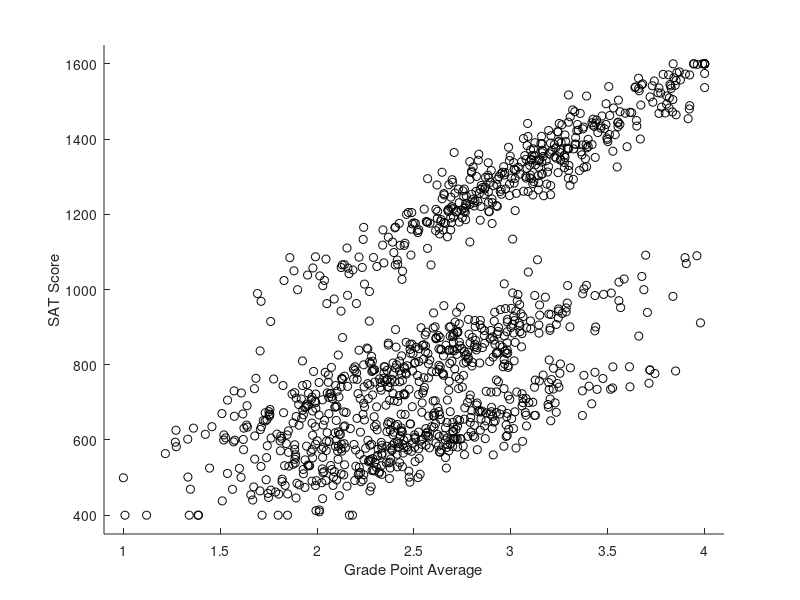

Reproduce this figure in MATLAB. (Note: this script raises an error after producing the figure.)
% Generate example/test data for a mixed effects model.
%
% Premise: A scientist wants to test if SAT score is correlated with high
% school GPA.  She has collected data from 120 students attending 3 high
% schools in St. Louis: Jennings (a public high school plagues by poverty),
% Gateway Science Academy (a charter school), and Burroughs (an elite
% college prep school). Due to data being collected during the COVID-19
% pandemic, students attended school using Zoom, Google Meet, Microsoft
% Teams, or in-person.
%
% GPA ranges from 1.0 to 4.0 with an average of about 3.0.
% SAT scores range from 400 (lowest possible score) to 1600 (perfect).
% Both are (supposed) to be normally distributed.

%% Generate the Data

% Number of students.
% Must be evenly divisible by 3 schools.
n = 100 * 12;

% Generate GPAs.
gpa = normrnd(2.5,0.5,n,1);
gpa(gpa < 1) = 1;
gpa(gpa > 4) = 4;

% Split students into 3 high schools.
school = zeros(n,3);
school(1:(n/3), 1) = 1; % Jennings
school((n/3+1):(2*n/3), 2) = 1; % Gateway
school((2*n/3+1):n, 3) = 1; % Burroughs

% Simulate some overall relationship between SAT score and GPA.
intercept = 300;
slope = 200;
sat = intercept + gpa .* slope;

% Mix in the effect of school.
% Comment/uncomment to simulate random intercept, random slope, or random
% intercept + slope models.
school_intercept = [-75; 75; 300];
%school_intercept = [0; 0; 0];
school_slope = [-50; -30; 80];
%school_slope = [0; 0; 0];
sat = sat + school * school_intercept + school.*gpa * school_slope;

% Adjust the "true" slope and intercept to reflect the average cluster
% contributions.
intercept = intercept + mean(school_intercept);
slope = slope + mean(school_slope);

% The GPA of students at Burroughs is inflated.
% This makes the fixed effects only estimate biased.
gpa(school(:,3) == 1) = gpa(school(:,3) == 1) + 0.5;
gpa(gpa > 4) = 4;

% Add in homoskedastic error.
sat = sat + normrnd(0, 50, n, 1);

% Clip data to range of possible SAT scores.
sat(sat < 400) = 400;
sat(sat > 1600) = 1600;

%% Fixed Effects Model (GPA only)

model_fixed = struct;

% The observations are SAT score.
Y = sat;
model_fixed.Y = Y;

% Construct fixed effects design matrix.
X = [ones(n,1), gpa];
model_fixed.X = X;

% Fit the fixed effects model.
model_fixed.B = pinv(X)*Y;

% Find the standard errors.
model_fixed.SE = sqrt(diag(pinv(X)*pinv(X)'*sum((Y-X*model_fixed.B).^2)/size(Y,1)));

% Compute T-values.
model_fixed.T = model_fixed.B ./ model_fixed.SE;

% Scatterplot
figure; hold on;
scatter_h = scatter(gpa, sat, 'k');
xlabel('Grade Point Average'); ylabel('SAT Score');
xrange = [0.9, 4.1]; xlim(xrange); ylim([350,1650]);
line(xrange, model_fixed.B(1) + xrange.*model_fixed.B(2), 'Color', scatter_h.CData, 'LineStyle', '--');
title({['Fixed Effects B = [' num2str(model_fixed.B(1), '%0.0f') '; ' num2str(model_fixed.B(2), '%0.0f') ']']; ['SE = [' num2str(model_fixed.SE(1), '%0.0f') '; ' num2str(model_fixed.SE(2), '%0.0f') '], T = [' num2str(model_fixed.T(1), '%0.2f') ', ' num2str(model_fixed.T(2), '%0.2f') ']']}, 'interpreter', 'none');

%% Mixed Effects Model, Random Intercept for School

% The random effect design matrix is just three columns of ones and zeros
% encoding which school the student goes to.
Z = school;

% There is only one random effect variance, that of the intercept.
sigma_ncols = [3];

% Fit the mixed effects model using the method of moments!
model_int = mom(X, Y, Z, sigma_ncols);
clear Z sigma_ncols;

% We can extract the standard error from the diagonal of the
% variance-covariance matrix for B.
model_int.SE = sqrt(diag(model_int.B_cov));
model_int.T = model_int.B ./ model_int.SE;

% Scatterplot
figure; hold on;
scatter_h1 = scatter(gpa(logical(school(:,1))), sat(logical(school(:,1))));
scatter_h2 = scatter(gpa(logical(school(:,2))), sat(logical(school(:,2))));
scatter_h3 = scatter(gpa(logical(school(:,3))), sat(logical(school(:,3))));
xlabel('Grade Point Average'); ylabel('SAT Score');
xrange = [0.9, 4.1]; xlim(xrange); ylim([350,1650]);
line_fixed = line(xrange, model_fixed.B(1) + xrange.*model_fixed.B(2), 'Color', 'black', 'LineStyle', '--');
line_marginal = line(xrange, model_int.B(1) + xrange.*model_int.B(2), 'Color', 'black');
line(xrange, model_int.B(1) + model_int.u(1) + xrange.*model_int.B(2), 'Color', scatter_h1.CData);
line(xrange, model_int.B(1) + model_int.u(2) + xrange.*model_int.B(2), 'Color', scatter_h2.CData);
line(xrange, model_int.B(1) + model_int.u(3) + xrange.*model_int.B(2), 'Color', scatter_h3.CData);
legend([scatter_h3, scatter_h2, scatter_h1, line_marginal, line_fixed], 'Burroughs', 'Gateway', 'Jennings', 'Marginal', 'Fixed Only', 'Location', 'Northwest');
title({['Random Intercept, B = [' num2str(model_int.B(1), '%0.0f') '; ' num2str(model_int.B(2), '%0.0f') ']']; ['SE = [' num2str(model_int.SE(1), '%0.0f') '; ' num2str(model_int.SE(2), '%0.2f') '], T = [' num2str(model_int.T(1), '%0.2f') ', ' num2str(model_int.T(2), '%0.0f') ']']}, 'interpreter', 'none');

%% Mixed Effects Model, Random Slope for School

% The random effect design matrix is three columns containing the GPA for
% schools in the column, otherwise zero.
Z = school.*gpa;

% There is only one random effect variance, that of the slope.
sigma_ncols = [3];

% Fit the mixed effects model using the method of moments!
model_slope = mom(X, Y, Z, sigma_ncols);
clear X Z sigma_ncols;

% We can extract the standard error from the diagonal of the
% variance-covariance matrix for B.
model_slope.SE = sqrt(diag(model_slope.B_cov));
model_slope.T = model_slope.B ./ model_slope.SE;

% Scatterplot
figure; hold on;
scatter_h1 = scatter(gpa(logical(school(:,1))), sat(logical(school(:,1))));
scatter_h2 = scatter(gpa(logical(school(:,2))), sat(logical(school(:,2))));
scatter_h3 = scatter(gpa(logical(school(:,3))), sat(logical(school(:,3))));
xlabel('Grade Point Average'); ylabel('SAT Score');
xrange = [0.9, 4.1]; xlim(xrange); ylim([350,1650]);
line_fixed = line(xrange, model_fixed.B(1) + xrange.*model_fixed.B(2), 'Color', 'black', 'LineStyle', '--');
line_marginal = line(xrange, model_slope.B(1) + xrange.*model_slope.B(2), 'Color', 'black');
line(xrange, model_slope.B(1) + xrange.*(model_slope.B(2) + model_slope.u(1)), 'Color', scatter_h1.CData);
line(xrange, model_slope.B(1) + xrange.*(model_slope.B(2) + model_slope.u(2)), 'Color', scatter_h2.CData);
line(xrange, model_slope.B(1) + xrange.*(model_slope.B(2) + model_slope.u(3)), 'Color', scatter_h3.CData);
legend([scatter_h3, scatter_h2, scatter_h1, line_marginal, line_fixed], 'Burroughs', 'Gateway', 'Jennings', 'Marginal', 'Fixed Only', 'Location', 'Northwest');
title({['Random Slope, B = [' num2str(model_slope.B(1), '%0.0f') '; ' num2str(model_slope.B(2), '%0.0f') ']']; ['SE = [' num2str(model_slope.SE(1), '%0.0f') '; ' num2str(model_slope.SE(2), '%0.0f') '], T = [' num2str(model_slope.T(1), '%0.2f') ', ' num2str(model_slope.T(2), '%0.2f') ']']}, 'interpreter', 'none');

%% Mixed Effects Model, Random Intercept and Centered Slope for School

% Center the slope by subtracting away its mean.
X_centered = [ones(n,1), gpa - mean(gpa)];
Z_centered = [school, school .* (gpa - mean(gpa))];

% There are two one random effect variances,
% one for the interecept,
% and one for the slope.
sigma_ncols = [3, 3];

% Fit the mixed effects model using the method of moments.
% Rectify negative random effect variances to zero by passing in
% allow_negative_sigmas = true.
model_both = mom(X_centered, Y, Z_centered, sigma_ncols, true);
clear Z_centered sigma_ncols

% We can extract the standard error from the diagonal of the
% variance-covariance matrix for B.
model_both.SE = sqrt(diag(model_both.B_cov));

% Un-center by adding the mean back the estimates of the fixed and random
% effect intercepts.  Note this does *not* un-center the estimates of the
% random effect sigmas.
model_both.B(1) = model_both.B(1) - model_both.B(2).*mean(gpa);
model_both.u(1:3) = model_both.u(1:3) - model_both.u(4:6).*mean(gpa);

model_both.T = model_both.B ./ model_both.SE;

% Scatterplot
figure; hold on;
scatter_h1 = scatter(gpa(logical(school(:,1))), sat(logical(school(:,1))));
scatter_h2 = scatter(gpa(logical(school(:,2))), sat(logical(school(:,2))));
scatter_h3 = scatter(gpa(logical(school(:,3))), sat(logical(school(:,3))));
xlabel('Grade Point Average'); ylabel('SAT Score');
xrange = [0.9, 4.1]; xlim(xrange); ylim([350,1650]);
line_fixed = line(xrange, model_fixed.B(1) + xrange.*model_fixed.B(2), 'Color', 'black', 'LineStyle', '--');
line_marginal = line(xrange, model_both.B(1) + xrange.*model_both.B(2), 'Color', 'black');
line(xrange, model_both.B(1) + model_both.u(1) + xrange.*(model_both.B(2) + model_both.u(4)), 'Color', scatter_h1.CData);
line(xrange, model_both.B(1) + model_both.u(2) + xrange.*(model_both.B(2) + model_both.u(5)), 'Color', scatter_h2.CData);
line(xrange, model_both.B(1) + model_both.u(3) + xrange.*(model_both.B(2) + model_both.u(6)), 'Color', scatter_h3.CData);
legend([scatter_h3, scatter_h2, scatter_h1, line_marginal, line_fixed], 'Burroughs', 'Gateway', 'Jennings', 'Marginal', 'Fixed Only', 'Location', 'Northwest');
title({['Random Intercept + Slope B = [' num2str(model_both.B(1), '%0.0f') '; ' num2str(model_both.B(2), '%0.0f') ']']; ['SE = [' num2str(model_both.SE(1), '%0.0f') '; ' num2str(model_both.SE(2), '%0.0f') '], T = [' num2str(model_both.T(1), '%0.2f') ', ' num2str(model_both.T(2), '%0.2f') ']']}, 'interpreter', 'none');

%% Use REML, Random Intercept + Centered Slope
G = sum(school .* [1,2,3], 2);
reml = fitlmematrix(X_centered,Y,X_centered,G, 'FitMethod', 'REML');
model_reml = struct;
model_reml.X = X_centered;
model_reml.Y = Y;
model_reml.B = fixedEffects(reml);
model_reml.u = randomEffects(reml); model_reml.u = [model_reml.u(1); model_reml.u(3); model_reml.u(5); model_reml.u(2); model_reml.u(4); model_reml.u(6)];
[psi, mse] = covarianceParameters(reml);
model_reml.sigmas = diag(psi{1}); clear psi
model_reml.mse = mse; clear mse
model_reml.SE = sqrt(diag(reml.CoefficientCovariance));
clear X_centered Y

% Un-center by adding the mean back the estimates of the fixed and random
% effect intercepts.  Note this does *not* un-center the estimates of the
% random effect sigmas.
model_reml.B(1) = model_reml.B(1) - model_reml.B(2).*mean(gpa);
model_reml.u(1:3) = model_reml.u(1:3) - model_reml.u(4:6).*mean(gpa);

% Compute t-values.
model_reml.T = model_reml.B ./ model_reml.SE;

% Scatterplot
figure; hold on;
scatter_h1 = scatter(gpa(logical(school(:,1))), sat(logical(school(:,1))));
scatter_h2 = scatter(gpa(logical(school(:,2))), sat(logical(school(:,2))));
scatter_h3 = scatter(gpa(logical(school(:,3))), sat(logical(school(:,3))));
xlabel('Grade Point Average'); ylabel('SAT Score');
xrange = [0.9, 4.1]; xlim(xrange); ylim([350,1650]);
line_fixed = line(xrange, model_fixed.B(1) + xrange.*model_fixed.B(2), 'Color', 'black', 'LineStyle', '--');
line_marginal = line(xrange, model_reml.B(1) + xrange.*model_reml.B(2), 'Color', 'black');
line(xrange, model_reml.B(1) + model_reml.u(1) + xrange.*(model_reml.B(2) + model_reml.u(4)), 'Color', scatter_h1.CData);
line(xrange, model_reml.B(1) + model_reml.u(2) + xrange.*(model_reml.B(2) + model_reml.u(5)), 'Color', scatter_h2.CData);
line(xrange, model_reml.B(1) + model_reml.u(3) + xrange.*(model_reml.B(2) + model_reml.u(6)), 'Color', scatter_h3.CData);
legend([scatter_h3, scatter_h2, scatter_h1, line_marginal, line_fixed], 'Burroughs', 'Gateway', 'Jennings', 'Marginal', 'Fixed Only', 'Location', 'Northwest');
title({['Random Intercept + Slope (REML) B = [' num2str(model_reml.B(1), '%0.0f') '; ' num2str(model_reml.B(2), '%0.0f') ']'], ['SE = [' num2str(model_reml.SE(1), '%0.0f') '; ' num2str(model_reml.SE(2), '%0.0f') '], T = [' num2str(model_reml.T(1), '%0.2f') ', ' num2str(model_reml.T(2), '%0.2f') ']']});
